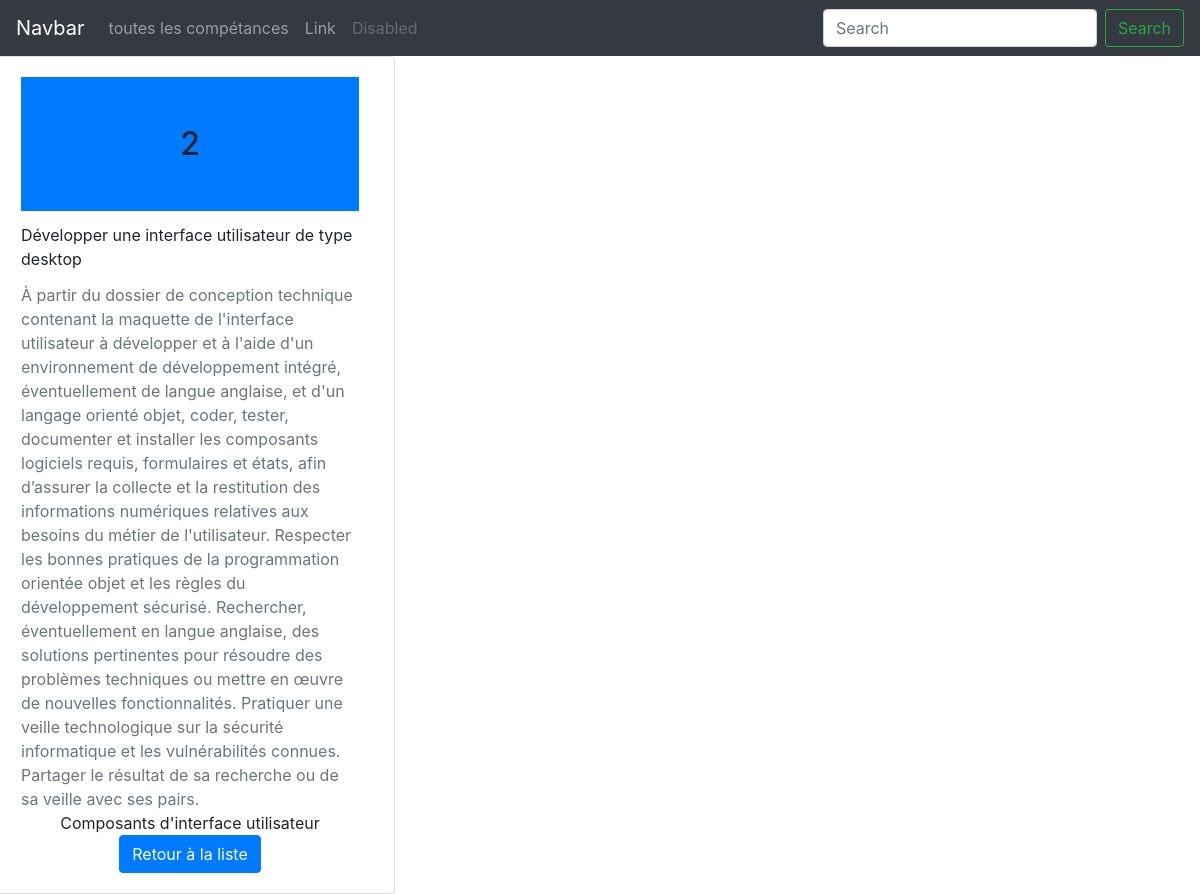
Screenshot of /php_connexion/index.php?loc=one&id=2 with the database file from the repository.
### tables this page shows
CREATE TABLE `competences_professionnelles` (
  `id` int(11) NOT NULL,
  `nom` varchar(45) NOT NULL,
  `description_courte` text NOT NULL,
  `description_long` text,
  `id_type` int(11) NOT NULL
);

### php_connexion/index.php (called while the page is built, shortened)
<?php
include('connexion/M_all.php');
$model = new M_all();
$id = filter_input(INPUT_GET, "id");
$oneComp = $model->readOne($id);
include('view/template.php');

### php_connexion/connexion/M_all.php (called while the page is built, shortened)
<?php
class M_all extends Connexion
{
    public function readOne($id)
    {
        try {
            $pdo = $this->getConnexion();
            $query = $pdo->prepare("SELECT competences_professionnelles.id,competences_professionnelles.nom,
                                           competences_professionnelles.description_courte,competences_professionnelles.description_long,
                                           activités_types.descrip_courte
                                     FROM `competences_professionnelles`
                                     JOIN activités_types ON competences_professionnelles.id_type = activités_types.id
                                     WHERE competences_professionnelles.id = :id");
            $query->bindParam(":id", $id);
            $query->execute();
            return $query->fetchObject();
        } catch (PDOException $e) {
            echo $e->getMessage();
        }
    }
}

### php_connexion/view/v_one.php (the view)
<div class="row">
    <?php if (isset($oneComp)) :?>
        <div class="card col-4 d-flex justify-content-center align-items-center">
            <div class="card-body  d-flex flex-column justify-items-center align-items-center">
                <h2 class="card-title bg-primary w-100 text-center p-5"><?= htmlentities($oneComp->id) ?></h2>
                <li class="card-title"><?= htmlentities($oneComp->description_courte) ?></li>
                <li class="card-text text-secondary"><?= htmlentities($oneComp->description_long) ?></li>
                <li class="card-text"><?= htmlentities($oneComp->descrip_courte) ?></li>
                <a href="index.php?loc=all" class="btn btn-primary">Retour à la liste</a>
            </div>
        </div>
    <?php endif; ?>
</div>

### php_connexion/view/template.php (style rules this page uses)
li { list-style: none; }
a:link { text-transform: none; }

### rows the page displays
competences_professionnelles: id "2", description_courte "Développer une interface utilisateur de type desktop", description_long "À partir du dossier de conception technique contenant la maquette de l'interface utilisateur à développer et à l'aide d'un environnement de développement intégré, éventuellement de langue anglaise, et d'un langage orienté objet, coder, tester, documenter et installer les composants logiciels requis, formulaires et états, afin d’assurer la collecte et la restitution des informations numériques relatives aux besoins du métier de l'utilisateur. Respecter les bonnes pratiques de la programmation orientée objet et les règles du développement sécurisé. Rechercher, éventuellement en langue anglaise, des solutions pertinentes pour résoudre des problèmes techniques ou mettre en œuvre de nouvelles…", id_type.descrip_courte "Composants d'interface utilisateur"
